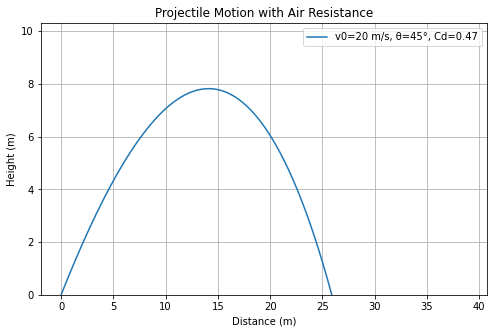

Generate this figure with Python:
import numpy as np
import matplotlib.pyplot as plt
from scipy.integrate import solve_ivp

# Constants
g = 9.81  # Gravity (m/s²)
rho = 1.225  # Air density (kg/m³)
Cd = 0.47  # Drag coefficient (sphere)
A = 0.01  # Cross-sectional area (m²)
m = 0.145  # Mass of projectile (kg) (e.g., baseball)

def equations(t, state, Cd, A, m, rho):
    """Differential equations for projectile motion with air resistance."""
    x, y, vx, vy = state
    v = np.sqrt(vx**2 + vy**2)  # Speed
    drag = (0.5 * Cd * rho * A * v**2) / m  # Drag acceleration

    ax = -drag * (vx / v)  # Drag in x-direction
    ay = -g - drag * (vy / v)  # Drag in y-direction

    return [vx, vy, ax, ay]

def solve_projectile(v0, theta_deg, Cd=0.47):
    """Solve projectile motion with air resistance using numerical integration."""
    theta = np.radians(theta_deg)
    vx0 = v0 * np.cos(theta)
    vy0 = v0 * np.sin(theta)

    # Initial conditions
    state0 = [0, 0, vx0, vy0]
    
    # Solve using solve_ivp
    t_span = (0, 5)  # Time range
    t_eval = np.linspace(0, 5, 300)  # Time points for solution
    sol = solve_ivp(equations, t_span, state0, t_eval=t_eval, args=(Cd, A, m, rho))

    return sol.t, sol.y[0], sol.y[1]  # Time, x, y

def plot_trajectory(v0, theta_deg, Cd):
    """Plots projectile motion with adjustable parameters."""
    t, x, y = solve_projectile(v0, theta_deg, Cd)

    plt.figure(figsize=(8, 5))
    plt.plot(x, y, label=f'v0={v0} m/s, θ={theta_deg}°, Cd={Cd}')
    plt.xlabel('Distance (m)')
    plt.ylabel('Height (m)')
    plt.title('Projectile Motion with Air Resistance')
    plt.legend()
    plt.grid()
    plt.ylim(0)  # Ensure ground level is visible
    plt.show()

# Example Plot
plot_trajectory(20, 45, 0.47)
